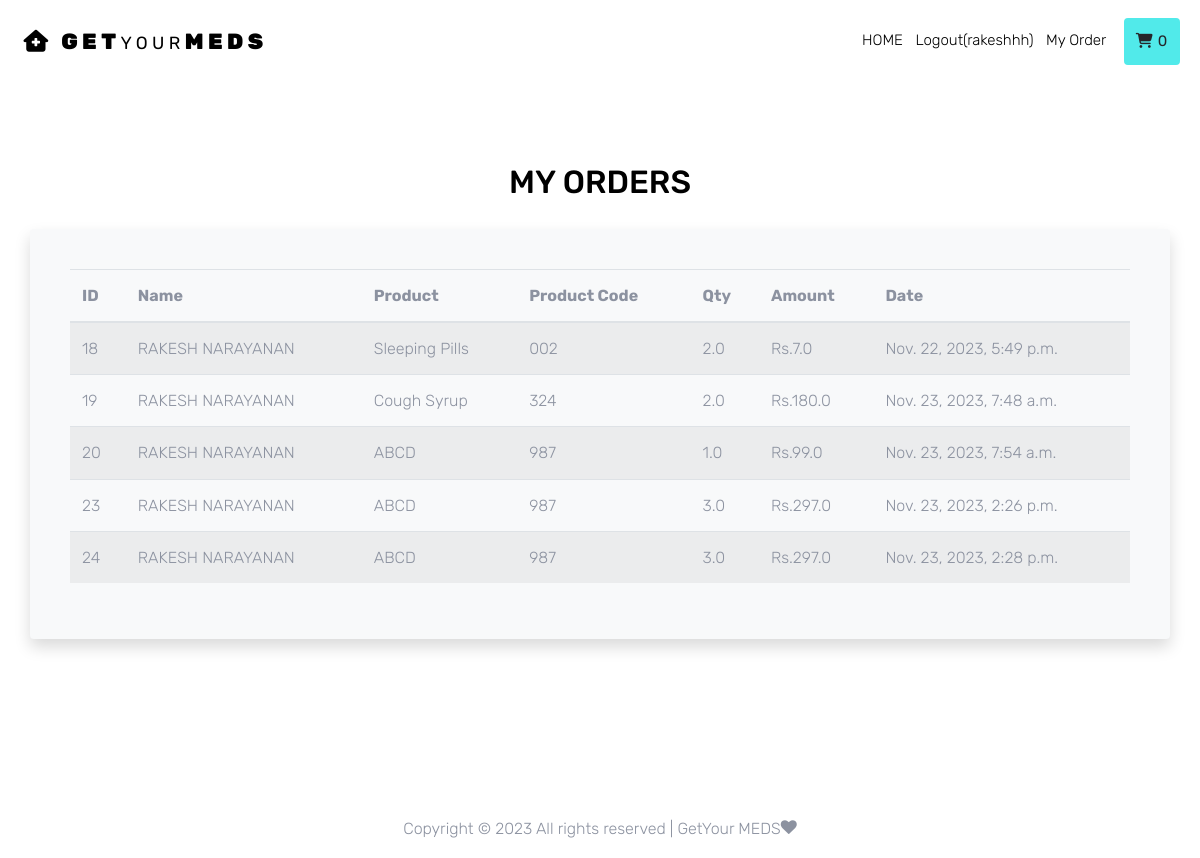
Before: /myorders/ (signed in) with the older database file.
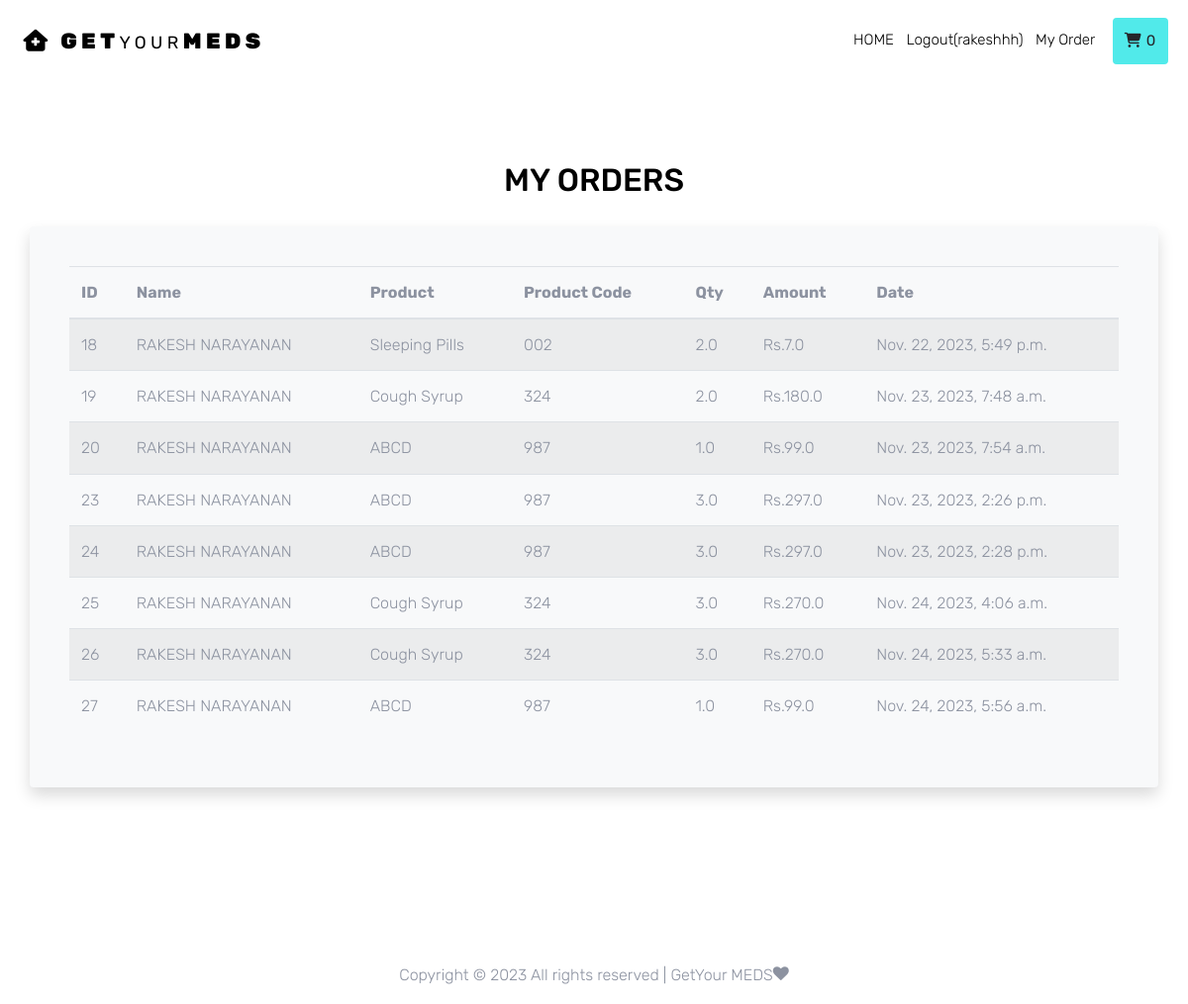
After: the same page with the newer database file.
### guest/models.py (models this page shows)
class CommonTable(AbstractUser):
    city = models.CharField(
        max_length=50,
        default=''
    )
    place = models.CharField(
        max_length=50,
        default=''
    )
    phone = models.BigIntegerField(default=0)
    user_type = models.CharField(
        max_length=30,
        default='admin'
    )
    pin_code = models.IntegerField(
        default=0
    )

### shop/models.py (models this page shows)
class OrderTable(models.Model):
    date = models.DateTimeField(
        auto_now_add=True
    )
    qty = models.FloatField()
    total = models.FloatField()
    status = models.IntegerField(
        default=0
    )
    product = models.ForeignKey(
        to=RequestTable,
        on_delete=models.CASCADE
    )
    customer = models.ForeignKey(
        to=CommonTable,
        on_delete=models.CASCADE
    )

class RequestTable(models.Model):
    qty = models.IntegerField(default=0)
    date = models.DateTimeField(
        auto_now_add=True
    )
    status = models.IntegerField(
        default=0
    )
    price = models.FloatField(
        default=0
    )
    medicine = models.ForeignKey(
        to=MedicineTable,
        on_delete=models.CASCADE
    )
    shop = models.ForeignKey(
        to=CommonTable,
        on_delete=models.CASCADE
    )

### dealer/models.py (models this page shows)
class MedicineTable(models.Model):
    ch = (
        ('available', 'available'),
        ('not available', 'not available')
    )
    id = models.BigAutoField(
        primary_key=True
    )
    code = models.CharField(
        max_length=50
    )
    name = models.CharField(
        max_length=50
    )
    mf_name = models.CharField(
        max_length=50,
        verbose_name='Manufacturer Name'
    )
    price = models.FloatField(
        default=0
    )
    image = models.FileField(
        upload_to='Medicines',
        max_length=300
    )
    status = models.CharField(
        choices=ch,
        max_length=50
    )
    dealer = models.ForeignKey(
        to=CommonTable,
        on_delete=models.CASCADE
    )

### guest/views.py (the view)
# urls.py: path('myorders/',Orders,name='guest_myorde'),
def Orders(request):
    if request.method == 'GET':
        context = {}
        context['data'] = OrderTable.objects.filter(customer=request.user.id)
        return render(request, 'guest/orders.html', context)

### guest/templates/guest/orders.html
{% extends 'guest/temp.html' %}
{% block content %}
{% load static %}
<div class="site-section" id="elementtoScrollToID">
    <div class="container">
    <div class="row">
        <div class="title-section text-center col-12">
        <h2 class="text-uppercase">My Orders</h2>
        </div>
    </div>
        <div class="row bg-light p-4 rounded shadow">
            <div class="col-sm-12 p-3">
                <table class="table table-striped">
                    <thead>
                        <tr>
                            <th>ID</th>
                            <th>Name</th>
                            <th>Product</th>
                            <th>Product Code</th>
                            <th>Qty</th>
                            <th>Amount</th>
                            <th>Date</th>
                        </tr>
                    </thead>
                    <tbody id='data'>
                        {% for i in data %}
                            <tr>
                                <td>{{ i.id }}</td>
                                <td>{{ i.customer.first_name }} {{ i.customer.last_name }}</td>
                                <td>{{ i.product.medicine.name }}</td>
                                <td>{{ i.product.medicine.code }}</td>
                                <td>{{ i.qty }}</td>
                                <td>Rs.{{ i.total }}</td>
                                <td>{{ i.date }}</td>
                            </tr>
                        {% endfor %}
                    </tbody>
                </table>
            </div>
        </div>
    </div>
</div>
{% endblock content %}

### guest/templates/guest/temp.html (shortened to what this page needs)
{% load static %}
<!DOCTYPE html>
<html lang="en">
<head>
  <link rel="stylesheet" href="{% static 'common/fonts/icomoon/style.css' %}">
  <link rel="stylesheet" href="https://cdnjs.cloudflare.com/ajax/libs/font-awesome/5.14.0/css/all.css">
  <link rel="stylesheet" href="{% static 'common/css/magnific-popup.css' %}">
  <link rel="stylesheet" href="{% static 'common/css/bootstrap.min.css' %}">
  <link rel="stylesheet" href="{% static 'common/css/jquery-ui.css' %}">
  <link rel="stylesheet" href="{% static 'common/css/owl.carousel.min.css' %}">
  <link rel="stylesheet" href="{% static 'common/css/owl.theme.default.min.css' %}">
  <link rel="stylesheet" href="{% static 'common/css/aos.css' %}">
  <link rel="stylesheet" href="{% static 'common/css/style.css'%}">
</head>
<body>
  <div class="site-wrap">
    <div class="site-navbar py-2">
      {% include 'guest/shared/navbar.html' %}
      {% block content %}{% endblock content %}
        <div class="row pt-5 mt-5 text-center">
          <div class="col-md-12">
            <p>
              Copyright &copy;
              <script>document.write(new Date().getFullYear());</script> All rights reserved | GetYour MEDS<i class="icon-heart" aria-hidden="true"></i>
            </p>
          </div>
        </div>
      </div>
</body>
</html>

### guest/templates/guest/shared/navbar.html (shortened to what this page needs)
<div class="container-fluid">
    <div class="d-flex align-items-center justify-content-between">
      <div class="logo">
        <div class="site-logo">
            <a href="/" class="js-logo-clone">&nbsp;<i class="fa-solid fa-house-medical"></i> GET<small>your</small>MEDS</a>
        </div>
      </div>
      <div class="main-nav d-none d-lg-block">
        <nav class="site-navigation text-right text-md-center" role="navigation">
          <ul class="site-menu js-clone-nav d-none d-lg-block">
              <a href="{% url 'guest_home' %}" class="d-inline-block bag">
                HOME
              </a> &nbsp;
              {% if user.username %}
              <a href="{% url 'logout' %}" class="d-inline-block bag">
                Logout({{ user.username }})
              </a> &nbsp;
              <a href="{% url 'guest_myorde' %}" class="d-inline-block bag">
                My Order
              </a>
              {% endif %}
          <li>
          {% if user.username %}
            {% if data2 %}
            <a href="{% url 'guest_cart_view' %}" class="btn btn-primary"><i class="fa fa-shopping-cart" aria-hidden="true"></i> <span class="number">{{ data2 }}</span></a>
              {% else %}
            &nbsp; <a href="#" class="btn btn-primary"><i class="fa fa-shopping-cart" aria-hidden="true"></i> <span class="number">0</span></a>
            {% endif %}
          {% endif %}
          </li>
          </div>
      </div>
  </div>
</div>

### static/common/css/style.css (style rules this page uses)
body { line-height: 1.7; color: #8c92a0; font-weight: 300; font-size: 16px; }
a { -webkit-transition: .3s all ease; -o-transition: .3s all ease; transition: .3s all ease; }
.site-wrap:before { -webkit-transition: .3s all ease-in-out; -o-transition: .3s all ease-in-out; transition: .3s all ease-in-out; background: rgba(0, 0, 0, 0.6); content: ""; position: absolute; z-index: 2000; top: 0; left: 0; right: 0; bottom: 0; opacity: 0; visibility: hidden; }
.btn { -webkit-transition: .3s all ease-in-out; -o-transition: .3s all ease-in-out; transition: .3s all ease-in-out; text-transform: uppercase; border-width: 2px; }
.site-section { padding: 2.5em 0; }
@media (min-width: 768px) { .site-section { padding: 5em 0; } }
.site-logo a { text-transform: uppercase; letter-spacing: .2em; font-size: 22px; color: #000 !important; font-weight: 900; }
.site-navbar { margin-bottom: 0px; z-index: 1999; position: relative; top: 0; width: 100%; background: #fff; }
.site-navbar a { color: #000; }
.site-navbar .site-navigation .site-menu { margin-left: 0; padding-left: 0; margin-bottom: 0; }
.site-navbar .site-navigation .site-menu a { text-decoration: none !important; font-size: 15px; display: inline-block; }
.site-navbar .site-navigation .site-menu > li { display: inline-block; padding: 10px 5px; }
.site-navbar .site-navigation .site-menu > li > a { padding: 10px 10px; text-transform: uppercase; letter-spacing: .05em; color: #25262a; font-size: 15px; text-decoration: none !important; }
.site-mobile-menu .site-mobile-menu-header .site-mobile-menu-logo a { display: inline-block; text-transform: uppercase; color: #000; letter-spacing: .2em; font-size: 22px; font-weight: 900; }
.site-mobile-menu .site-nav-wrap { padding: 0; margin: 0; list-style: none; position: relative; }
.site-mobile-menu .site-nav-wrap a { padding: 10px 20px; display: block; position: relative; color: #212529; }
.site-mobile-menu .site-nav-wrap li { position: relative; display: block; }
.site-mobile-menu .site-nav-wrap > li { display: block; position: relative; float: left; width: 100%; }
.site-mobile-menu .site-nav-wrap > li > a { padding-left: 20px; font-size: 20px; }
.bag { position: relative; }
.title-section h2 { padding-left: 30px; border-left: 4px solid #51eaea; display: inline-block; color: #000; }
.title-section.text-center h2 { border-left: none; position: relative; padding-left: 0px; padding-bottom: 20px; }
.title-section.text-center h2:after { display: none; position: absolute; bottom: 0; left: 50%; -webkit-transform: translateX(-50%); -ms-transform: translateX(-50%); transform: translateX(-50%); width: 70px; height: 4px; background: #51eaea; content: ""; }

Changed rows visible on the page:
added OrderTable: id "25", customer.first_name "RAKESH", customer.last_name "NARAYANAN", product.medicine.name "Cough Syrup", product.medicine.code "324", qty "3.0", total "270.0", date "Nov. 24, 2023, 4:06 a.m."
added OrderTable: id "26", customer.first_name "RAKESH", customer.last_name "NARAYANAN", product.medicine.name "Cough Syrup", product.medicine.code "324", qty "3.0", total "270.0", date "Nov. 24, 2023, 5:33 a.m."
added OrderTable: id "27", customer.first_name "RAKESH", customer.last_name "NARAYANAN", product.medicine.name "ABCD", product.medicine.code "987", qty "1.0", total "99.0", date "Nov. 24, 2023, 5:56 a.m."
